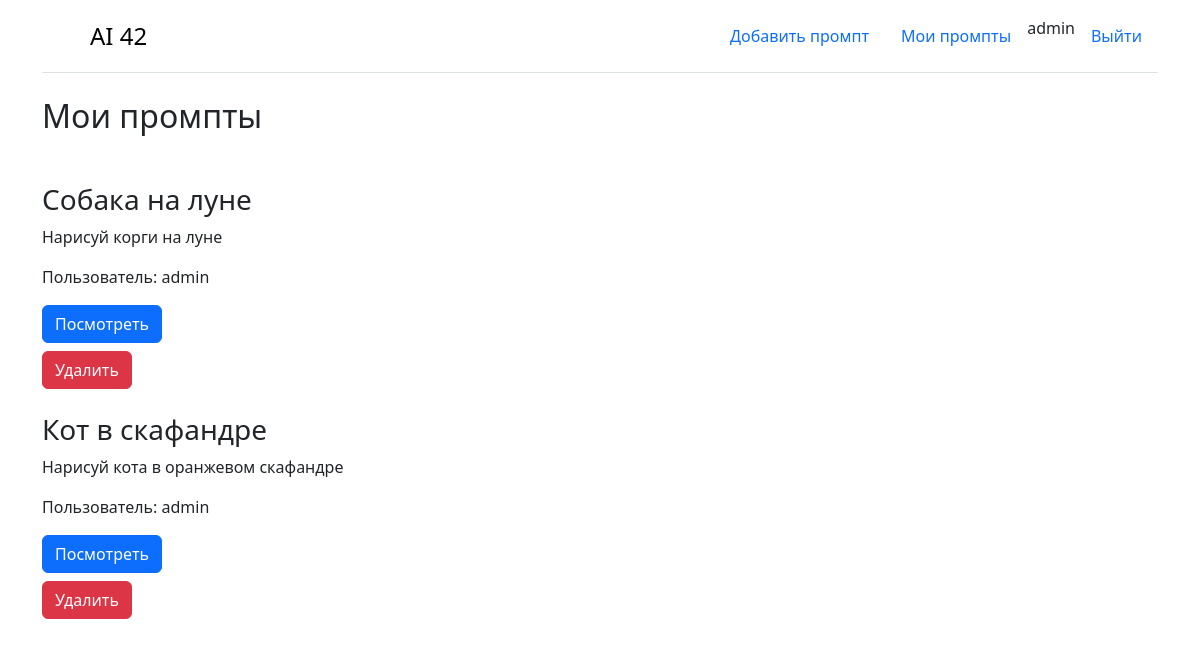
/prompts/my (signed in), run on the app's committed database.
### core/models.py (models this page shows, shortened)
class Prompt(models.Model):
    name = models.CharField(max_length=255, verbose_name='название промпта')
    text = models.TextField(verbose_name='описание промпта')
    created_at = models.DateTimeField(auto_now=True, verbose_name='дата создания')
    user = models.ForeignKey(User, verbose_name='пользователь', on_delete=models.CASCADE)
    class Meta:
        verbose_name = 'Промпт'
        verbose_name_plural = 'Промпты'

### core/views.py (the view)
# urls.py: path('prompts/my', my_prompts, name='my_prompts'),
@login_required
def my_prompts(request):
    user = request.user
    prompts = Prompt.objects.filter(user=user).order_by('-created_at')
    context = {'prompts': prompts}
    return render(request, 'my_prompts.html', context)

### templates/my_prompts.html (shortened to what this page needs)
{% extends 'base.html' %}
{% block content %}
<h2>Мои промпты</h2>
<div class="row mt-5">
    <div class="col-md-4">
        {% for prompt in prompts %}
        <div class="mb-4">
            <h3>{{ prompt.name }}</h3>
            <p>{{ prompt.text }}</p>
            <p>Пользователь: {{ prompt.user }}</p>
            <a class="btn btn-primary" href="{% url 'prompt_detail' prompt.id %}" role="button">Посмотреть</a>
            <form method="post" class="mt-2" action="{% url 'delete_prompt' prompt.id %}">
                <button class="btn btn-danger">Удалить</button>
            </form>
        </div>
        {% endfor %}
    </div>
    <div class="col-md-8"></div>
</div>
{% endblock %}

### templates/base.html (shortened to what this page needs)
{% load static %}
<!DOCTYPE html>
<html lang="en">
<head>
    <link href="https://cdn.jsdelivr.net/npm/bootstrap@5.3.8/dist/css/bootstrap.min.css" rel="stylesheet"
>
</head>
<body>
<div class="container">
    <header class="d-flex flex-wrap justify-content-center py-3 mb-4 border-bottom">
        <a href="/" class="d-flex align-items-center mb-3 mb-md-0 me-md-auto link-body-emphasis text-decoration-none">
            <svg class="bi me-2" width="40" height="32" aria-hidden="true">
                <use xlink:href="#bootstrap"></use>
            </svg>
            <span class="fs-4">AI 42 </span> </a>
        <ul class="nav nav-pills">
            <li class="nav-item"><a href="{% url 'add_prompt' %}" class="nav-link">Добавить промпт</a></li>
            {% if request.user.is_authenticated %}
            <li class="nav-item"><a href="{% url 'my_prompts' %}" class="nav-link">Мои промпты</a></li>
            <li class="nav-item">{{ request.user.username }}</li>
            <li class="nav-item"><a href="{% url 'logout' %}"  class="nav-link">Выйти</a></li>
            {% else %}
            <li class="nav-item"><a href="{% url 'login' %}"  class="nav-link">Войти</a></li>
            {% endif %}
        </ul>
    </header>
        {% block content %}
        {% endblock %}
</div>
</body>
</html>

### data on the page
Prompt: name "Собака на луне", text "Нарисуй корги на луне", user "admin"
Prompt: name "Кот в скафандре", text "Нарисуй кота в оранжевом скафандре", user "admin"

### other printed values
{{ request.user.username }} "admin"
